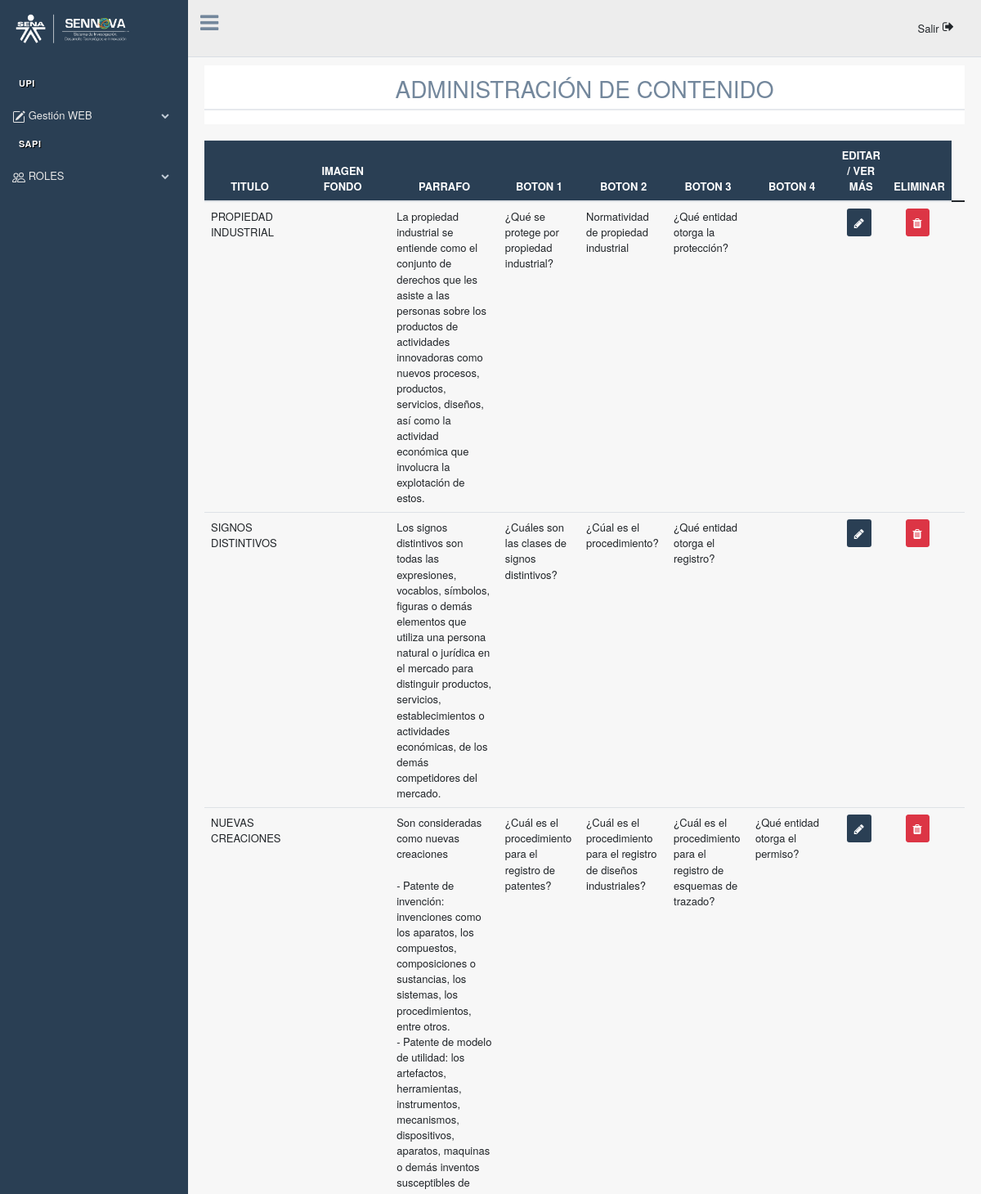
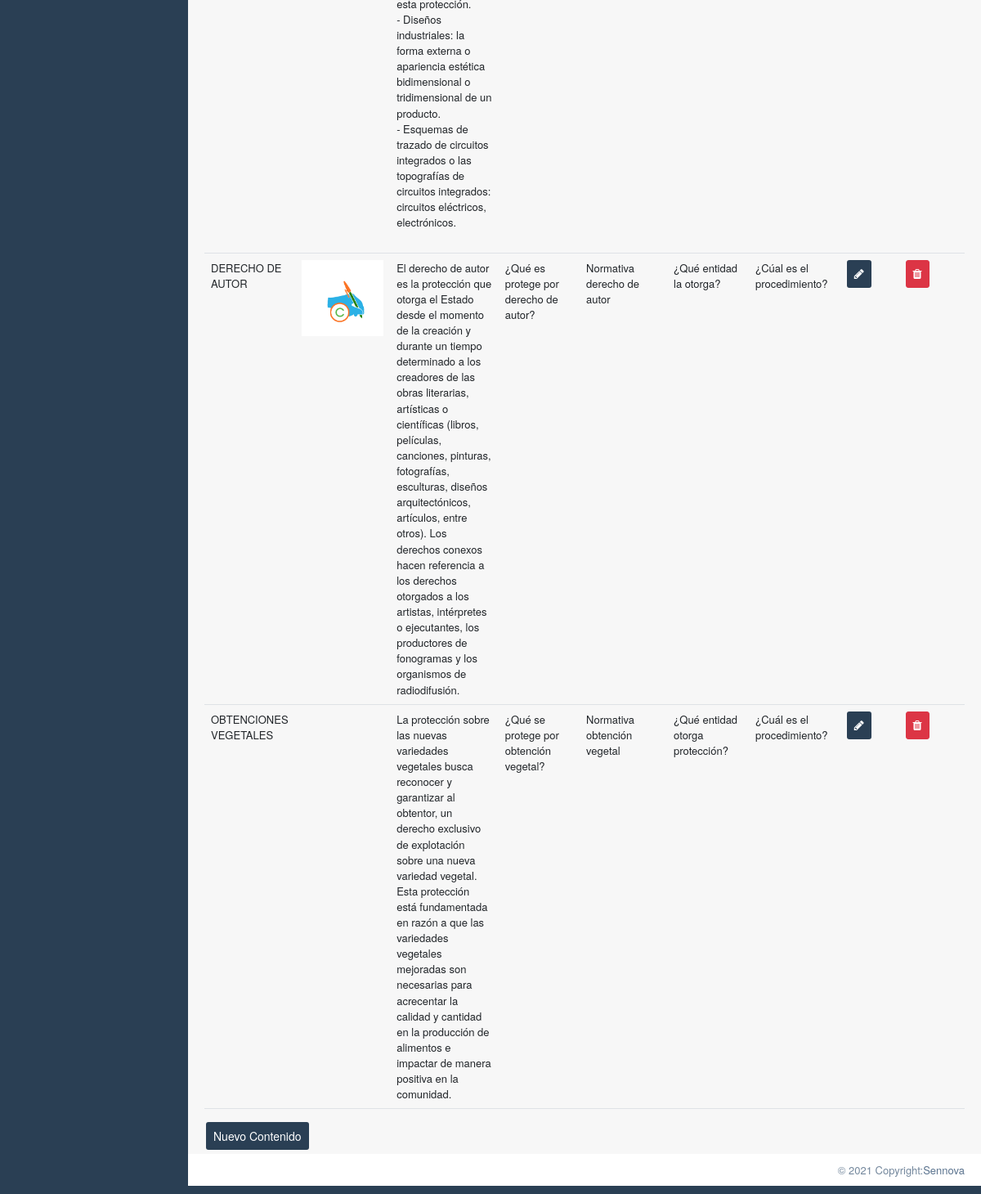
/Admin/LaUpi.php (signed in), run on the app's committed database (2 pictures, top to bottom).
### tables this page shows
CREATE TABLE `laupi` (
  `id` int(11) NOT NULL AUTO_INCREMENT,
  `nombreMenu` varchar(40) DEFAULT NULL,
  `imagenFondo` varchar(200) DEFAULT NULL,
  `titulo` varchar(50) DEFAULT NULL,
  `parrafo` text DEFAULT NULL,
  `boton1` varchar(100) DEFAULT NULL,
  `boton2` varchar(100) DEFAULT NULL,
  `boton3` varchar(100) DEFAULT NULL,
  `boton4` varchar(100) DEFAULT NULL,
  `btCont1` varchar(200) DEFAULT NULL,
  `btCont2` varchar(200) DEFAULT NULL,
  `btCont3` varchar(200) DEFAULT NULL,
  `btCont4` varchar(200) DEFAULT NULL,
  `modalTxt1` varchar(500) DEFAULT NULL,
  `modalImg1` varchar(200) DEFAULT NULL,
  `modalParrafo1` text DEFAULT NULL,
  `modalParra1` text DEFAULT NULL,
  `modalText1` varchar(500) DEFAULT NULL,
  `modalTe1` varchar(500) DEFAULT NULL,
  `modalTx1` varchar(500) DEFAULT NULL,
  `modalTxt2` varchar(500) DEFAULT NULL,
  `modalImg2` varchar(200) DEFAULT NULL,
  `modalParrafo2` text DEFAULT NULL,
  `modalParra2` text DEFAULT NULL,
  `modalText2` varchar(500) DEFAULT NULL,
  `modalTex2` varchar(500) DEFAULT NULL,
  `modalTx2` varchar(500) DEFAULT NULL,
  `modalTe2` varchar(500) DEFAULT NULL,
  `modalTxt3` varchar(500) DEFAULT NULL,
  `modalParrafo3` text DEFAULT NULL,
  `modalParra3` text DEFAULT NULL,
  `modalTe3` varchar(500) DEFAULT NULL,
  `modalText3` varchar(500) DEFAULT NULL,
  `modalImg3` varchar(200) DEFAULT NULL,
  `modalTx3` varchar(500) DEFAULT NULL,
  `modalTex3` varchar(500) DEFAULT NULL,
  `modalTxt4` varchar(500) DEFAULT NULL,
  `modalParrafo4` text DEFAULT NULL,
  `modalParra4` text DEFAULT NULL,
  `modalText4` varchar(500) DEFAULT NULL,
  `modalTex4` varchar(500) DEFAULT NULL,
  `modalImg4` varchar(200) DEFAULT NULL,
  `modalTe4` varchar(500) DEFAULT NULL,
  PRIMARY KEY (`id`)
);

### Admin/controladores/la_Upi_Consulta.php (called while the page is built)
<?php
$sql = "SELECT * FROM laUpi";
$resultado = $mysqli->query($sql);

### Admin/vistas/LaUpi.php (the view)
<div class="col-md-12 col-sm-8">
    <table class="table">
        <thead style="background-color:#2A3F54; color:white;">
            <tr class="text-center" style="text-align: center;">
                <th scope="col">TITULO</th>
                <th scope="col">IMAGEN FONDO</th>
                <th scope="col">PARRAFO</th>
                <th scope="col">BOTON 1</th>
                <th scope="col">BOTON 2 </th>
                <th scope="col">BOTON 3</th>
                <th scope="col">BOTON 4</th>
                <th scope="col">EDITAR / VER MÁS</th>
                <th scope="col">ELIMINAR</th>
            </tr>
        </thead>
        <tbody>
            <tr>
                <?php
                while ($row = $resultado->fetch_array(MYSQLI_ASSOC)) {
                ?>
                    <td><?php echo $row['titulo'] ?></td>
                    <td>
                        <img src="<?php echo "controladores/laUpi/Image/" . $row['imagenFondo']; ?>" width="100px" alt="">
                    </td>
                    <td><?php echo $row['parrafo'] ?></td>
                    <td><?php echo $row['boton1'] ?></td>
                    <td><?php echo $row['boton2'] ?></td>
                    <td><?php echo $row['boton3'] ?></td>
                    <td><?php echo $row['boton4'] ?></td>
                    <td style="align-items: center; text-align: center;"><a href="EditarUpi.php?id=<?php echo $row['id']; ?>"><button type="button" style=" background-color: #2A3F54;color:white;" class="btn btn btn-sm"><i class="fa fa-pencil" aria-hidden="true"></i></button></a>
                    <td style="align-items: center; text-align: center;"><a href="controladores/laUpi/eliminar.php?id=<?php echo $row['id']; ?>"><button type="button" style=" color:white;" class="btn btn-danger btn-sm"><i class="fa fa-trash" aria-hidden="true"></i></button></a>
                    <td>
            </tr>
        <?php } ?>
        </tbody>
    </table>
</div>
<div>
    <a href="registrar_Upi.php"><button type="button" style="background-color:#2A3F54; color:white;" class="btn btn btn-sm">Nuevo Contenido</button></a>
</div>

### Admin/vistas/Headers_admin.php (shortened to what this page needs)
<!DOCTYPE html>
<html lang="en">
<head>
  <link rel="stylesheet" href="./Recursos/Admin.css" rel="stylesheet">
  <link href="vendors/bootstrap/dist/css/bootstrap.min.css" rel="stylesheet">
  <link href="vendors/font-awesome/css/font-awesome.min.css" rel="stylesheet">
  <link href="vendors/nprogress/nprogress.css" rel="stylesheet">
  <link href="vendors/iCheck/skins/flat/green.css" rel="stylesheet">
  <link href="https://cdn.jsdelivr.net/npm/bootstrap@5.1.1/dist/css/bootstrap.min.css" rel="stylesheet">
  <link href="vendors/bootstrap-progressbar/css/bootstrap-progressbar-3.3.4.min.css" rel="stylesheet">
  <link href="vendors/jqvmap/dist/jqvmap.min.css" rel="stylesheet" />
  <link href="vendors/bootstrap-daterangepicker/daterangepicker.css" rel="stylesheet">
  <link href="Recursos/custom.min.css" rel="stylesheet">
</head>

### Admin/LaUpi.php (shortened to what this page needs)
<?php include_once "modelo/database.php"; ?>
<?php include "vistas/Headers_admin.php" ?>
<?php include "controladores/la_Upi_Consulta.php" ?>
<body class="nav-md">
  <div class="container body">
    <div class="main_container">
      <?php include "Side_Menu/side_Menu.php"; ?>
      <?php include "Side_Menu/Top_Navigation.php" ?>
      <div class="right_col" role="main">
        <div class="row">
          <div class="col-md-12 col-sm-12 ">
            <div class="dashboard_graph">
              <div class="row x_title">
                <div class="col-md-12 col-sm">
                  <h3 class="text-center">ADMINISTRACIÓN DE CONTENIDO </h3>
                </div>
              </div>
            </div>
          </div>
        </div>
        <br />
        <div class="row">
          <?php include "Vistas/laUpi.php" ?>
        </div>
      </div>
    </div>
    <footer>
      <div class="pull-right">
        © 2021 Copyright:<a href="#">Sennova</a>
      </div>
      <div class="clearfix"></div>
    </footer>
  </div>
</body>
</html>

### Admin/Side_Menu/side_Menu.php (shortened to what this page needs)
<div class="col-md-3 left_col">
    <div class="left_col scroll-view">
        <div class="navbar nav_title" style="border: 0;">
            <a href="index.php" class="site_title"> <img src="production/images/LOGO SENA SENNOVA.png" style="margin-left:3px;" width="Auto" height="100%" /></a>
        </div>
        <br>
        <br />
        <div id="sidebar-menu" class="main_menu_side hidden-print main_menu">
            <div class="menu_section">
                <h3>UPI</h3>
                <ul class="nav side-menu">
                    <li><a> Gestión WEB <span class="fa fa-chevron-down"></span></a>
                    </li>
                </ul>
                <h3>SAPI</h3>
                <ul class="nav side-menu">
                    <li><a> ROLES <span class="fa fa-chevron-down"></span></a>
                            </li>
                        </ul>
            </div>
        </div>
    </div>
</div>

### Admin/Side_Menu/Top_Navigation.php (shortened to what this page needs)
<div class="top_nav">
    <div class="nav_menu">
        <div class="nav toggle">
            <a id="menu_toggle"><i class="fa fa-bars"></i></a>
        </div>
        <nav class="nav navbar-nav">
            <ul class=" navbar-right">
                <li class="nav-item dropdown open" style="padding-left: 15px;">
                    <a class="dropdown-item" href="controladores/Salir.php"><i class="fa fa-sign-out pull-right"></i>
                            Salir </a>
                </li>
            </ul>
        </nav>
    </div>
</div>

### Admin/Recursos/Admin.css (style rules this page uses)
table { border-collapse: collapse; }
input, button { height: 34px; }

### data on the page
laupi: titulo "PROPIEDAD INDUSTRIAL", parrafo "La propiedad industrial se entiende como el conjunto de derechos que les asiste a las personas sobre los productos de actividades innovadoras como nuevos procesos, productos, servicios, diseños, así como la actividad económica que involucra la explotación de estos.", boton1 "¿Qué se protege por propiedad industrial?", boton2 "Normatividad de propiedad industrial", boton3 "¿Qué entidad otorga la protección?"
laupi: titulo "SIGNOS DISTINTIVOS", parrafo "Los signos distintivos son todas las expresiones, vocablos, símbolos, figuras o demás elementos que utiliza una persona natural o jurídica en el mercado para distinguir productos, servicios, establecimientos o actividades económicas, de los demás competidores del mercado.", boton1 "¿Cuáles son las clases de signos distintivos?", boton2 "¿Cúal es el procedimiento?", boton3 "¿Qué entidad otorga el registro?"
laupi: titulo "NUEVAS CREACIONES", parrafo "Son consideradas como nuevas creaciones - Patente de invención: invenciones como los aparatos, los compuestos, composiciones o sustancias, los sistemas, los procedimientos, entre otros. - Patente de modelo de utilidad: los artefactos, herramientas, instrumentos, mecanismos, dispositivos, aparatos, maquinas o demás inventos susceptibles de esta protección. - Diseños industriales: la forma externa o apariencia estética bidimensional o tridimensional de un producto. - Esquemas de trazado de circuitos integrados o las topografías de circuitos integrados: circuitos eléctricos, electrónicos.", boton1 "¿Cuál es el procedimiento para el registro de patentes?", boton2 "¿Cuál es el procedimiento para el registro de diseños industriales?", boton3 "¿Cuál es el procedimiento para el registro de esquemas de trazado?", boton4 "¿Qué entidad otorga el permiso?"
laupi: titulo "DERECHO DE AUTOR", imagenFondo (picture), parrafo "El derecho de autor es la protección que otorga el Estado desde el momento de la creación y durante un tiempo determinado a los creadores de las obras literarias, artísticas o científicas (libros, películas, canciones, pinturas, fotografías, esculturas, diseños arquitectónicos, artículos, entre otros). Los derechos conexos hacen referencia a los derechos otorgados a los artistas, intérpretes o ejecutantes, los productores de fonogramas y los organismos de radiodifusión.", boton1 "¿Qué es protege por derecho de autor?", boton2 "Normativa derecho de autor", boton3 "¿Qué entidad la otorga?", boton4 "¿Cúal es el procedimiento?"
laupi: titulo "OBTENCIONES VEGETALES", parrafo "La protección sobre las nuevas variedades vegetales busca reconocer y garantizar al obtentor, un derecho exclusivo de explotación sobre una nueva variedad vegetal. Esta protección está fundamentada en razón a que las variedades vegetales mejoradas son necesarias para acrecentar la calidad y cantidad en la producción de alimentos e impactar de manera positiva en la comunidad.", boton1 "¿Qué se protege por obtención vegetal?", boton2 "Normativa obtención vegetal", boton3 "¿Qué entidad otorga protección?", boton4 "¿Cuál es el procedimiento?"
